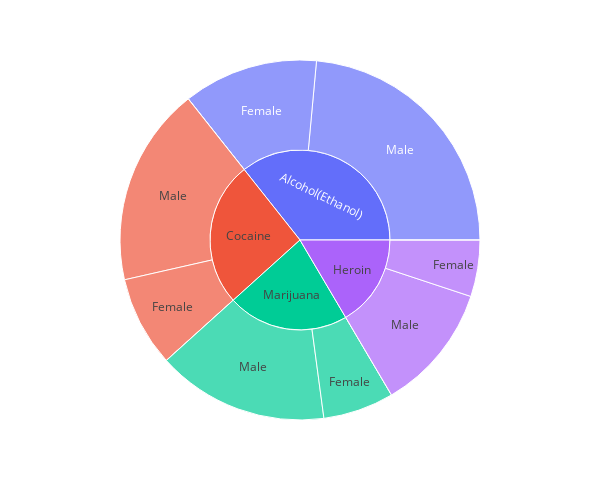

Notebook source saved alongside this figure:
### Code cell
px.sunburst(
        df_final,
        path=['Drug', "SEX"],
        values='Count',
        width=600, 
        height=500
    )

### Figure 1 — Plotly figure (JSON) as saved in the notebook; plotly's stock layout.template omitted (floating-point values rounded to 4 significant figures)
{"data": [{"branchvalues": "total", "domain": {"x": [0, 1], "y": [0, 1]}, "hovertemplate": "labels=%{label}<br>Count=%{value}<br>parent=%{parent}<br>id=%{id}<extra></extra>", "ids": ["Alcohol(Ethanol)/Female", "Cocaine/Female", "Heroin/Female", "Marijuana/Female", "Alcohol(Ethanol)/Male", "Cocaine/Male", "Heroin/Male", "Marijuana/Male", "Alcohol(Ethanol)/NA", "Cocaine/NA", "Heroin/NA", "Marijuana/NA", "Alcohol(Ethanol)", "Cocaine", "Heroin", "Marijuana"], "labels": ["Female", "Female", "Female", "Female", "Male", "Male", "Male", "Male", "NA", "NA", "NA", "NA", "Alcohol(Ethanol)", "Cocaine", "Heroin", "Marijuana"], "name": "", "parents": ["Alcohol(Ethanol)", "Cocaine", "Heroin", "Marijuana", "Alcohol(Ethanol)", "Cocaine", "Heroin", "Marijuana", "Alcohol(Ethanol)", "Cocaine", "Heroin", "Marijuana", "", "", "", ""], "type": "sunburst", "values": [13971, 9359, 5855, 7336, 27144, 20630, 13183, 17811, 18, 17, 3, 8, 41133, 30006, 19041, 25155]}], "layout": {"height": 500, "legend": {"tracegroupgap": 0}, "margin": {"t": 60}, "width": 600}}
